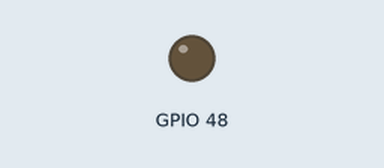
Bench run of a program on a simulated ESP32-S3. Shown: output pins drawn as LEDs (lit = HIGH). Random numbers use the default seed unless the program sets one; what the program prints to the serial monitor is not drawn.

Above: at 1.1 s.
At 104.9 s:
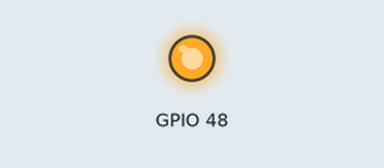
Timing chart, 0 to 108.3 s (numbered marks = the images above):
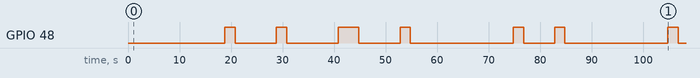

The program:

main.cpp
```cpp
#include <Arduino.h>
#include <esp_timer.h>


void dummySensor(void *);
void dummySensorHandler(void *);
void dummyLED(void *);
float randomFloat(float min, float max);

QueueHandle_t sensor_data_queue;
constexpr int QUEUE_SIZE = 10;
int queue_size = QUEUE_SIZE;

// Structure to hold sensor value and the microsecond timestamp when it was sent
typedef struct {
  float value;
  int64_t send_time_us; // esp_timer_get_time() value (microseconds)
} SensorData_t;

// End-to-end timing stats (microseconds)
unsigned long long total_e2e_time_us = 0ULL;
uint32_t e2e_op_count = 0;


void setup() {
  Serial.begin(115200);
  Serial.println("==========FREE RTOS QUEUE EXAMPLE==========");
  delay(1000);

  sensor_data_queue = xQueueCreate(queue_size, sizeof(SensorData_t));

  if (sensor_data_queue == NULL) {
    Serial.println("Error creating the queue");

  } else {
    Serial.println("Queue created successfully");
  }

  // Initialize built-in LED pin for on/off control from the sensor handler
  pinMode(LED_BUILTIN, OUTPUT);
  digitalWrite(LED_BUILTIN, LOW);

  // Create the dummy sensor task
  xTaskCreate(
    dummySensor,
    "DummySensor",
    2048,
    NULL,
    1,
    NULL);

  // Create the dummy sensor handler task
  xTaskCreate(
    dummySensorHandler,
    "DummySensorHandler",
    2048,
    NULL,
    1,
    NULL);
}

void loop() {
}


void dummySensor(void * parameter) {
  Serial.println("Dummy Sensor task started");

  SensorData_t data;
  const TickType_t delay_ticks = pdMS_TO_TICKS(200);
  TickType_t last_wake_time = xTaskGetTickCount();

  for (;;) {
    data.value = randomFloat(0.0, 10.0);

    int64_t t_before_us = esp_timer_get_time();
    data.send_time_us = t_before_us;
    BaseType_t send_res = xQueueSend(sensor_data_queue, &data, pdMS_TO_TICKS(100));
    int64_t t_after_us = esp_timer_get_time();

    if (send_res != pdPASS) {
      Serial.print("Failed to send data to the queue (res="); Serial.print((int)send_res); Serial.println(")");

    } else {
      Serial.print("Sensor value sent to queue: ");
      Serial.println(data.value);
      Serial.print("xQueueSend blocking time (us): ");
      Serial.println(t_after_us - t_before_us);
    }

    UBaseType_t waiting = uxQueueMessagesWaiting(sensor_data_queue);
    UBaseType_t spaces = uxQueueSpacesAvailable(sensor_data_queue);
    Serial.print("Queue - waiting: "); Serial.print((unsigned int)waiting);
    Serial.print(", spaces: "); Serial.println((unsigned int)spaces);

    vTaskDelayUntil(&last_wake_time, delay_ticks);
  }
}


void dummySensorHandler(void * parameter) {
  Serial.println("Dummy Sensor Handler task started");

  SensorData_t element;
  float sum = 0.0;
  float avg;
  int count = 0;
  constexpr int SAMPLE_COUNT = 10;
  constexpr float AVG_THRESHOLD = 6.0f;

  for (;;) {
    if (xQueueReceive(sensor_data_queue, &element, pdMS_TO_TICKS(500)) == pdPASS) {
      // Compute end-to-end latency using high-resolution timer (microseconds)
      int64_t recv_time_us = esp_timer_get_time();
      int64_t diff_us = recv_time_us - element.send_time_us;
      unsigned long long diff_us_u = (unsigned long long) diff_us;

      Serial.print("Received sensor value from queue: ");
      Serial.println(element.value);
      Serial.print("End-to-end latency (us): ");
      Serial.println((long long)diff_us);
      Serial.print("End-to-end latency (ms): ");
      Serial.println(((double)diff_us) / 1000.0);

      total_e2e_time_us += diff_us_u;
      e2e_op_count++;

      sum += element.value;
      count++;

      if (count >= SAMPLE_COUNT) {
        avg = sum / count;
        Serial.print("Average of 10 samples: ");
        Serial.println(avg);

        if (avg > AVG_THRESHOLD) {
          digitalWrite(LED_BUILTIN, HIGH);
        } else {
          digitalWrite(LED_BUILTIN, LOW);
        }

        if (e2e_op_count > 0) {
          unsigned long long avg_us = total_e2e_time_us / e2e_op_count;
          Serial.print("Average end-to-end latency for batch (us): ");
          Serial.println((unsigned long long)avg_us);
          Serial.print("Average end-to-end latency for batch (ms): ");
          Serial.println(((double)avg_us) / 1000.0);
        } else {
          Serial.println("No end-to-end samples recorded for this batch");
        }
        Serial.println("=========================================");
        Serial.println();

        sum = 0;
        count = 0;
        total_e2e_time_us = 0ULL;
        e2e_op_count = 0;
      }

    } else {
      Serial.println("No data received from the queue");
    }

  }
}


float randomFloat(float min, float max) {
  float random = ((float) rand()) / (float) RAND_MAX;
  float diff = max - min;
  float r = random * diff;
  return min + r;
}
```

Measured:
- by itself, GPIO 48: LOW → HIGH at 18.8 s, → LOW 2.0 s later, → HIGH 8.0 s later, → LOW 2.0 s later, … (14 changes in this stretch)
